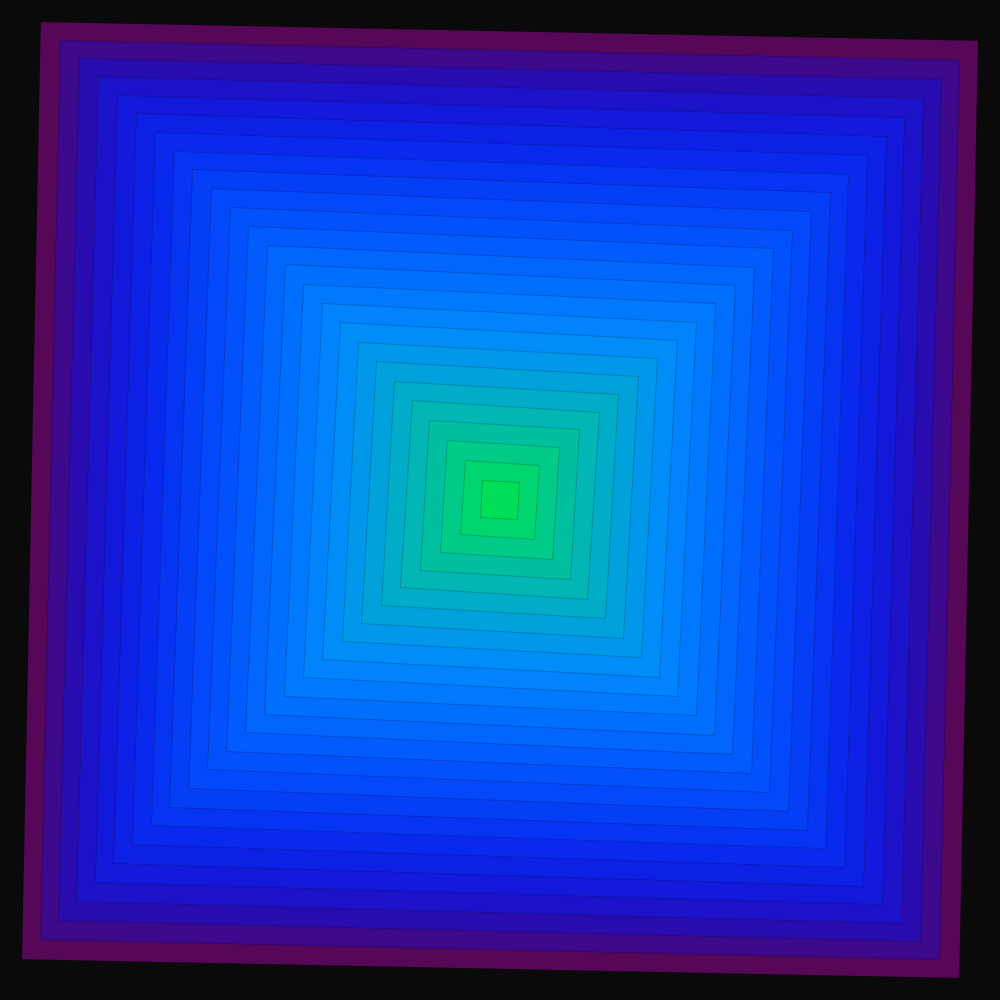
Frame 1 (no input)
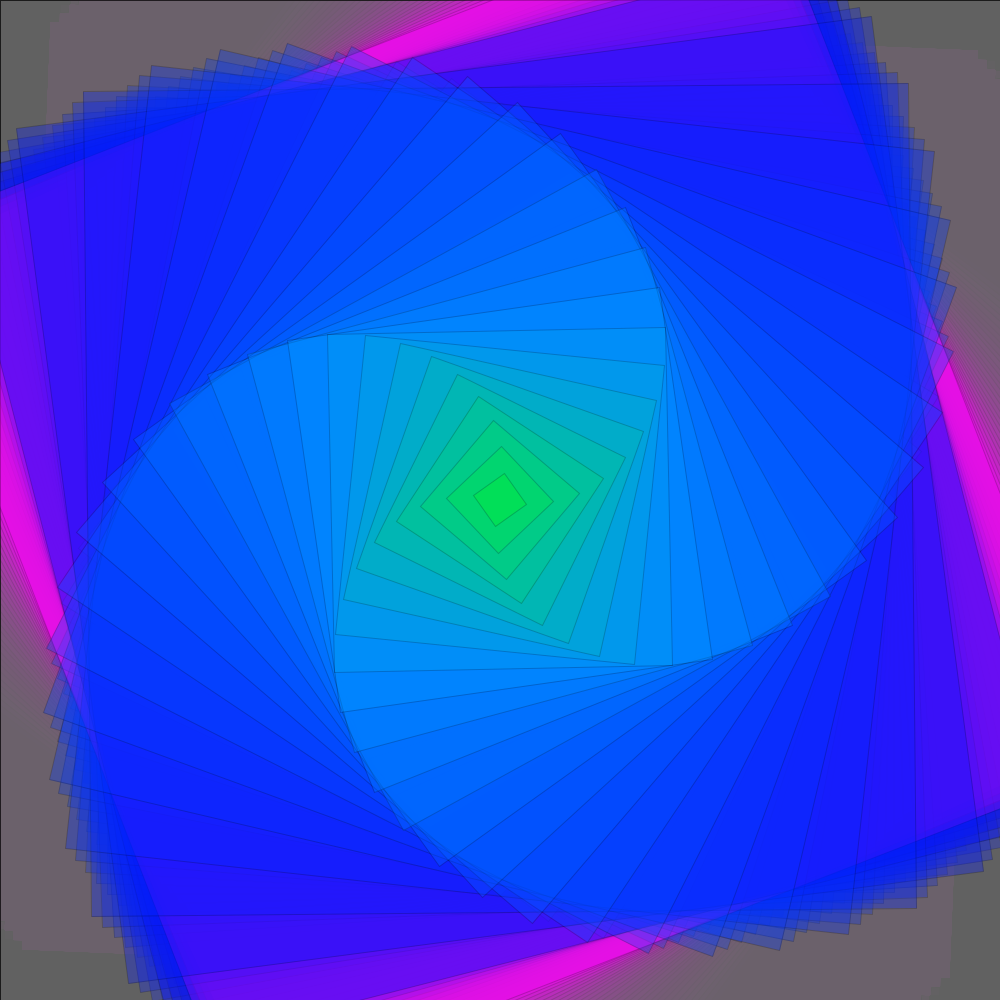
Frame 60 (the mouse pressed at the canvas centre just before this capture)
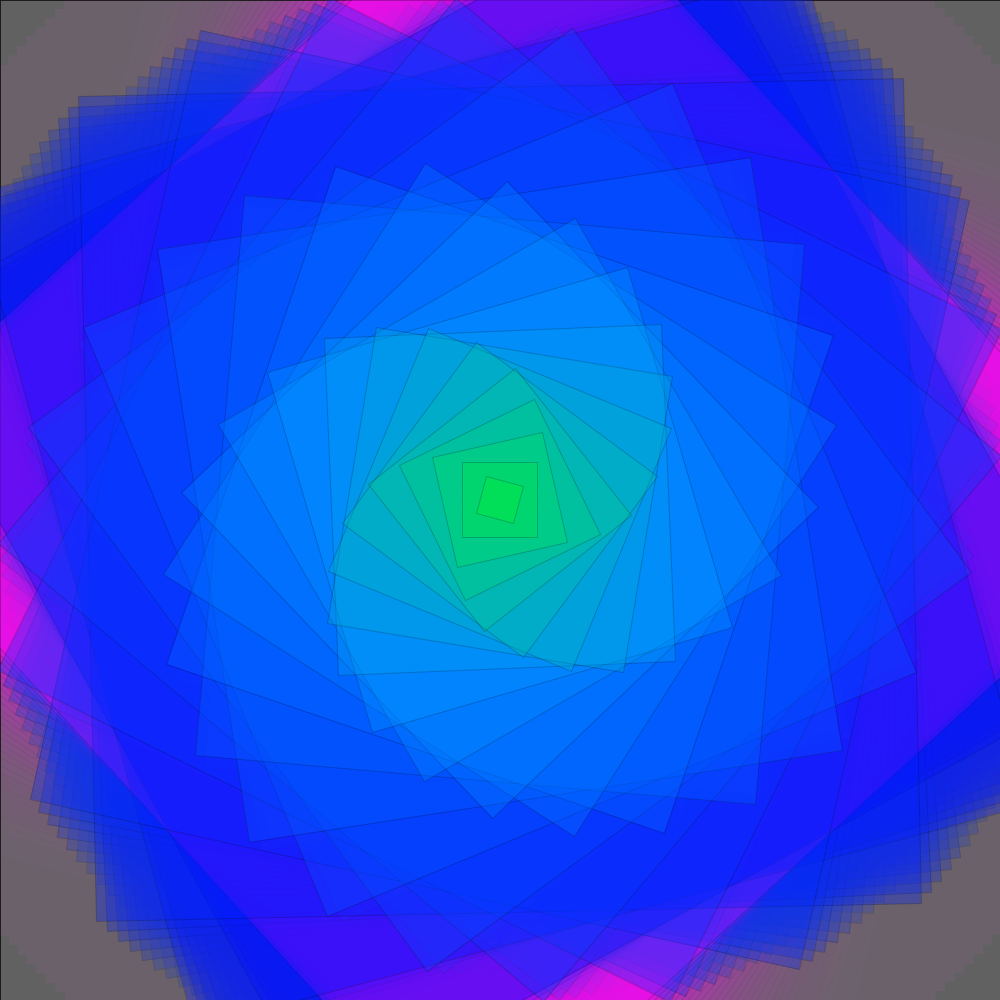
Frame 120 (the mouse held since frame 60 and released just before this capture)

The Processing sketch that drew these frames (run headless with seeded random() and noise(); from frame 60 on, the mouse is pressed at the canvas centre):

// Processing sketch: SpinnigSquares
// ── SpinnigSquares.pde
int r = 25;
float sc = 1.5;
float[] theta = new float[r];

void setup() {
  size(1000, 1000);
  
  rectMode(CENTER);
  stroke(0, 0, 0, 50);
  
  for (int i = 0; i < r; i++) {
    theta[i] = 0;
  }
  
  background(0);
}

void draw() {
  fill(100, 100, 100, 25);
  rect(width/2, height/2, width, height);
  
  for (int i = 0; i < r; i++) {
    theta[i]+= (float) ((i/10.0)+1)/50;
  }
  
  
  for(int i = r; i > 0; i--) {
    pushMatrix();
    translate(width/2, height/2);
    rotate(theta[r-i]-PI);
    fill(i/r*255, 255-(255*i/r), 255/r+i*r, 80);
    rect(0, 0, i*r*sc, i*r*sc);
    /*
    line(-i*r*sc/2, -i*r*sc/2, (i-1)*r*sc/2, (i-1)*r*sc/2);
    line(-i*r*sc/2, i*r*sc/2, (i-1)*r*sc/2, -(i-1)*r*sc/2);
    */
    popMatrix();
    
    if (theta[r-i] >= TWO_PI) {
      theta[r-i] = 0;
    }
  }
}
